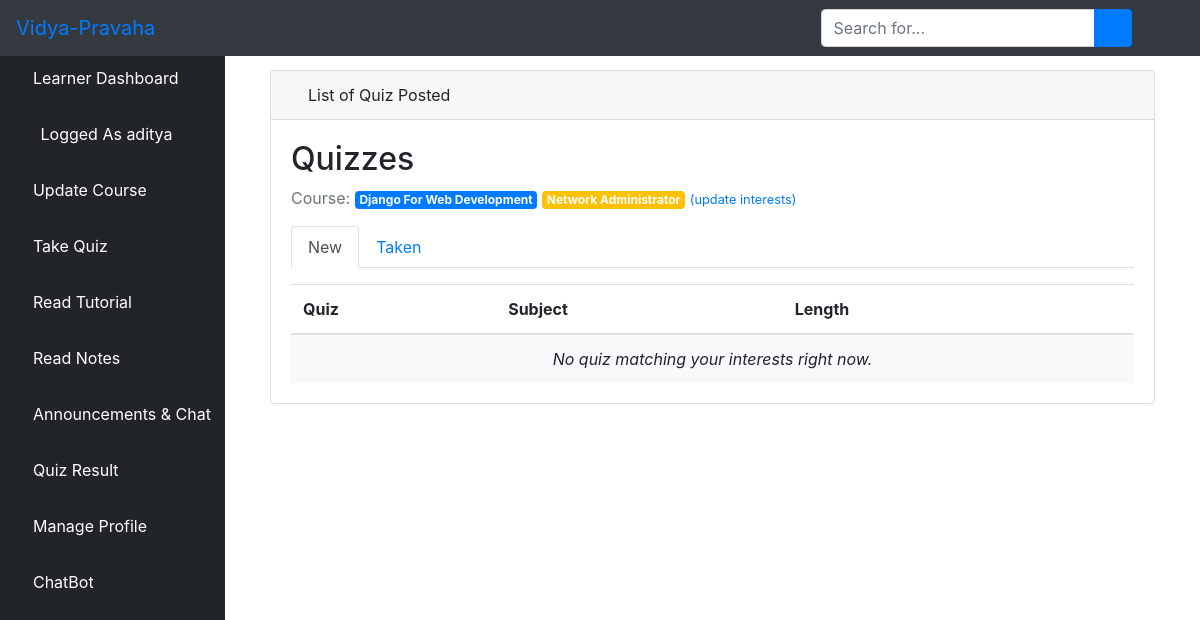
Screenshot of /learner_quiz/ (signed in) with the database file from the repository.
### Vidya-Pravaha/elearn/models.py (models this page shows, shortened)
class User(AbstractUser):
    is_learner = models.BooleanField(default=False)
    is_instructor = models.BooleanField(default=False)
    is_admin = models.BooleanField(default=False)
    is_parent = models.BooleanField(default=False)

class Course(models.Model):
    name = models.CharField(max_length=30)
    color = models.CharField(max_length=7, default='#007bff')
    def get_html_badge(self):
        name = escape(self.name)
        color = escape(self.color)
        html = '<span class="badge badge-primary" style="background-color: %s">%s</span>' % (color, name)
        return mark_safe(html)

### Vidya-Pravaha/elearn/views.py (the view)
# urls.py: path('learner_quiz/', views.LQuizListView.as_view(), name='lquiz_list'),
class LQuizListView(ListView):
    model = Quiz
    ordering = ('name', )
    context_object_name = 'quizzes'
    template_name = 'dashboard/learner/quiz_list.html'
    def get_queryset(self):
        learner = self.request.user.learner
        learner_interests = learner.interests.values_list('pk', flat=True)
        taken_quizzes = learner.quizzes.values_list('pk', flat=True)
        queryset = Quiz.objects.filter(course__in=learner_interests) \
            .exclude(pk__in=taken_quizzes) \
            .annotate(questions_count=Count('questions')) \
            .filter(questions_count__gt=0)
        return queryset

### Vidya-Pravaha/elearn/templates/dashboard/learner/quiz_list.html (shortened to what this page needs)
{% extends 'dashboard/learner/base.html' %}
{% block body %}
  <div class="container-fluid">
        <div class="row">
          <div class="col-12 mb-3">
          <div class="col-12 mb-3">
                <div id="content-wrapper" style="padding-top: 20px">
        <div class="container-fluid">
            <div class="card mb-3">
                <div class="card-header">
                    <i class="fas fa-table text-primary"></i>
                    List of Quiz Posted
                </div>
                <div class="card-body">
  {% include 'dashboard/learner/_header.html' with active='new' %}
    <table class="table mb-0">
      <thead>
        <tr>
          <th>Quiz</th>
          <th>Subject</th>
          <th>Length</th>
          <th></th>
        </tr>
      </thead>
      <tbody>
        {% for quiz in quizzes %}
          <tr>
            <td class="align-middle">{{ quiz.name }}</td>
            <td class="align-middle">{{ quiz.course.get_html_badge }}</td>
            <td class="align-middle">{{ quiz.questions_count }} questions</td>
            <td class="text-right">
              <a href="{% url 'take_quiz' quiz.pk %}" class="btn btn-primary">Start quiz</a>
            </td>
          </tr>
        {% empty %}
          <tr>
            <td class="bg-light text-center font-italic" colspan="4">No quiz matching your interests right now.</td>
          </tr>
        {% endfor %}
      </tbody>
    </table>
  </div>
{% endblock body %}

### Vidya-Pravaha/elearn/templates/dashboard/learner/base.html (shortened to what this page needs)
<!DOCTYPE html>
<html lang="en">
<head>
    {% load static %}
    <link href="{% static 'vendor/fontawesome-free/css/all.min.css' %}" rel="stylesheet" type="text/css">
    <link href="{% static 'vendor/datatables/dataTables.bootstrap4.css' %}" rel="stylesheet">
    <link href="{% static 'css/sb-admin.css' %}" rel="stylesheet">
</head>
<body id="page-top">
<nav class="navbar navbar-expand navbar-dark bg-dark fixed-top">
    <a class="navbar-brand mr-1 text-primary" href="">Vidya-Pravaha</a>
    <button class="btn btn-link btn-sm text-white order-1 order-sm-0" id="sidebarToggle" href="#">
        <i class="fas fa-bars"></i>
    </button>
    <form class="d-none d-md-inline-block form-inline ml-auto mr-0 mr-md-3 my-2 my-md-0">
        <div class="input-group">
            <input type="text" class="form-control" placeholder="Search for..." aria-label="Search" aria-describedby="basic-addon2">
            <div class="input-group-append">
                <button class="btn btn-primary" type="button">
                    <i class="fas fa-search"></i>
                </button>
            </div>
        </div>
    </form>
    <ul class="navbar-nav ml-auto ml-md-0">
        <li class="nav-item dropdown no-arrow">
            <a class="nav-link dropdown-toggle" href="#" id="userDropdown" role="button" data-toggle="dropdown" aria-haspopup="true" aria-expanded="false">
                <i class="fas fa-user-circle fa-fw text-primary"></i>
            </a>
        </li>
    </ul>
</nav>
<div id="wrapper" style="padding-top: 50px;">
<ul class="sidebar navbar-nav">
    <li class="nav-item active">
        <a class="nav-link" href="{% url 'learner' %}">
         <i class="fa fa-home" aria-hidden="true"></i>
            <span>Learner Dashboard</span>
        </a>
    </li>
    <li class="nav-item active">
        <a class="nav-link" href="">
            <i class="fas fa-user-circle fa-fw text-primary"></i>
            <span>Logged As {{ user.username }}</span>
        </a>
    </li>
         <li class="nav-item">
        <a class="nav-link" href="{% url 'interests' %}">
            <i class="fa fa-folder-open"></i>
            <span style="color: white">Update Course</span>
        </a>
    </li>
        <li class="nav-item">
        <a class="nav-link" href="{% url 'lquiz_list' %}">
            <i class="fas fa-book"></i>
            <span style="color: white">Take Quiz</span>
        </a>
    </li>
     <li class="nav-item">
        <a class="nav-link" href="{% url 'ltutorial' %}">
            <i class="fas fa-book-reader text-default"></i>
            <span style="color: white">Read Tutorial</span>
        </a>
    </li>
      <li class="nav-item">
        <a class="nav-link" href="{% url 'llnotes' %}">
            <i class="fas fa-pen" aria-hidden="true"></i>
            <span style="color: white">Read Notes</span>
        </a>
    </li>
        <li class="nav-item dropdown no-arrow">
            <a class="nav-link dropdown-toggle" data-toggle="dropdown" aria-haspopup="true" aria-expanded="false" href="">
                <i class="fas fa-bell"></i>
                <span style="color: white">Announcements & Chat</span>
            </a>
            </li>
    <li class="nav-item">
        <a class="nav-link" href="{% url 'piecharts' %}">
                <i class="fas fa-pen" aria-hidden="true"></i>
                <span style="color: white">Quiz Result</span>
        </a>
    </li>
      <li class="nav-item dropdown no-arrow">
                            <a class="nav-link dropdown-toggle" data-toggle="dropdown" aria-haspopup="true" aria-expanded="false" href="">
            <i class="fas fa-user text-default"></i>
            <span style="color: white">Manage Profile</span>
        </a>
        </li>
        <li class="nav-item">
            <a class="nav-link" href="{% url 'bot_search' %}">
            <i class='fas fa-robot'></i>
                <span style="color: white">ChatBot</span>
            </a>
        </li>
</ul>
    {% block body %}{% endblock %}
</div>

### Vidya-Pravaha/elearn/templates/dashboard/learner/_header.html
<h2>Quizzes</h2>
<p class="text-muted">
  Course:{% for course in user.learner.interests.all %} {{ course.get_html_badge }}{% endfor %}
  <a href="{% url 'interests' %}"><small>(update interests)</small></a>
</p>
<ul class="nav nav-tabs mb-3">
  <li class="nav-item">
    <a class="nav-link{% if active == 'new' %} active{% endif %}" href="{% url 'lquiz_list' %}">New</a>
  </li>
  <li class="nav-item">
    <a class="nav-link{% if active == 'taken' %} active{% endif %}" href="{% url 'taken_quiz_list' %}">Taken</a>
  </li>
</ul>

### rows the page displays
User: username "aditya"
Course: get_html_badge "Django For Web Development"
Course: get_html_badge "Network Administrator"
